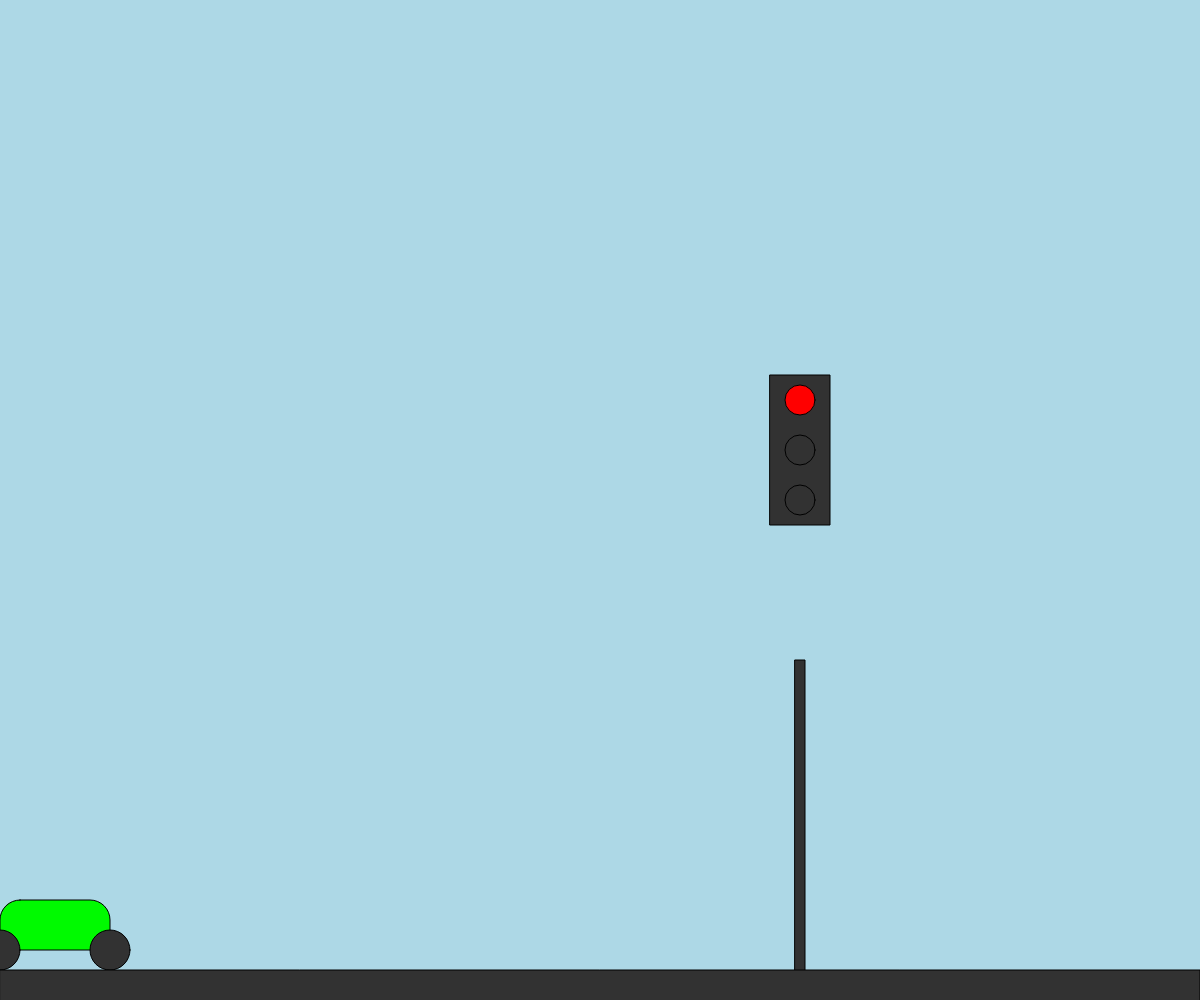
Frame 1 (no input)
Frame 60 (no input): identical to frame 1, image omitted
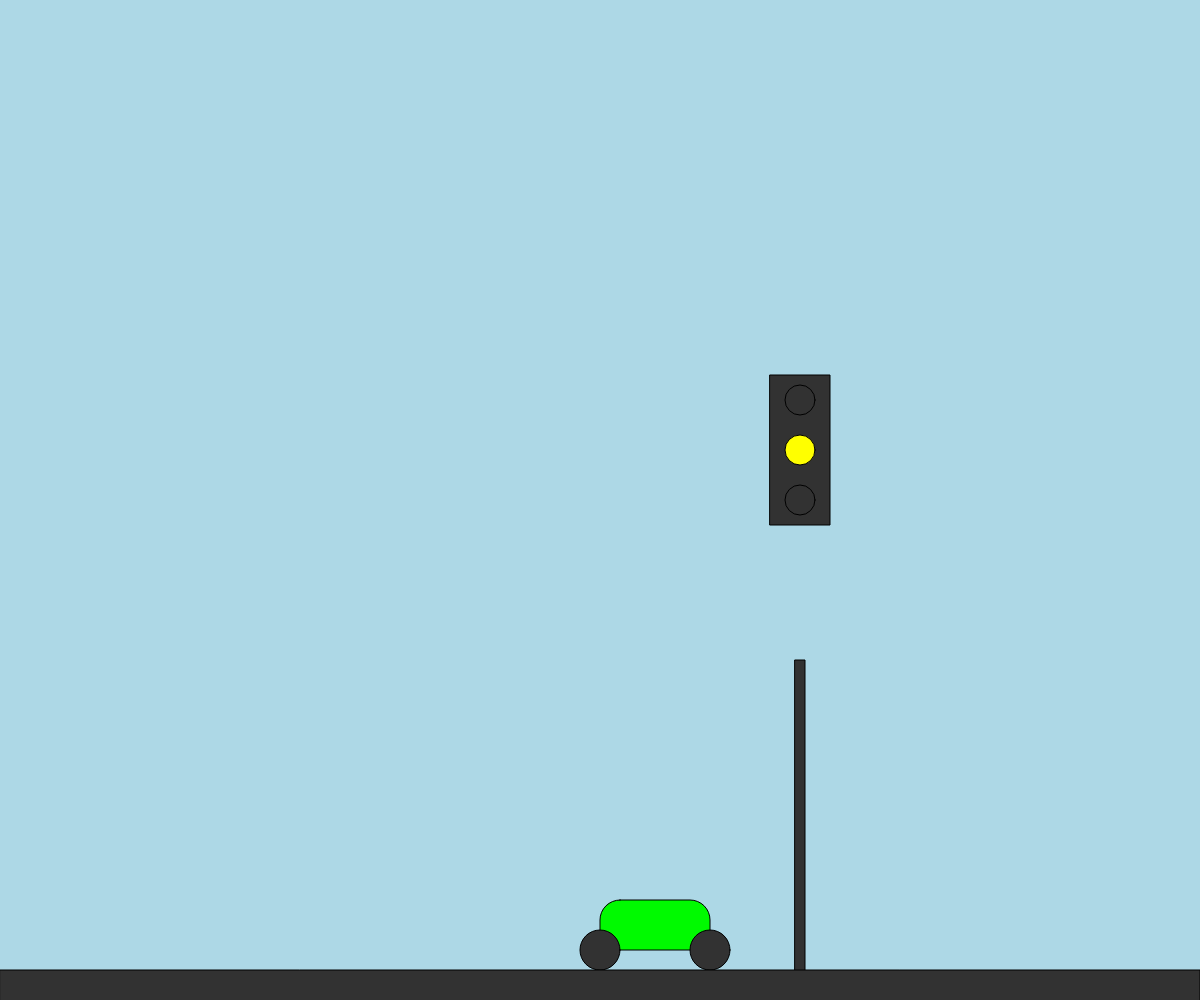
Frame 120 (the mouse pressed at the canvas centre since frame 60)

The p5.js sketch that drew these frames (run headless with seeded random() and noise() and a simulated clock; from frame 60 on, the mouse is pressed at the canvas centre):

// p5.js sketch
// ── sketch.js
function setup() {

    canvas = createCanvas(windowWidth, windowHeight);
    canvas.position(0, 0);
    textAlign(CENTER, CENTER);
  }

function windowResized() {
    resizeCanvas(windowWidth, windowHeight);
    canvas.position(0, 0);
    canvas.style('z-index', '1');
  }
  
  function draw() {
    background(	173, 216, 230);

    //traffic light box
    fill(50)
    rectMode(CENTER);    
    rect(2*windowWidth/3, windowHeight - 180, 10, 320);
    rect(2*windowWidth/3, windowHeight/2 - 50, 60, 150);
    rectMode(CORNER);


    //the car
    fill(0, 250, 0);
	rect(mouseX, windowHeight - 100, 110, 50, 20);
	fill(50);
	ellipse(mouseX, windowHeight - 50, 40, 40);
	ellipse(mouseX + 110, windowHeight - 50, 40, 40);

    //ground
    fill(50);
    rect(0, windowHeight - 30, windowWidth, 50);

    //traffic light
    if(mouseX < windowWidth/3){
        fill(255, 0, 0);
    } else {
        fill(50);
    }
    circle(2*windowWidth/3, windowHeight/2 - 100, 30);

    if(mouseX < 2*windowWidth/3 - 100 && mouseX > windowWidth/3){
        fill(255,255,0);
    } else {
        fill(50);
    }
    circle(2*windowWidth/3, windowHeight/2 - 50, 30);

    if(mouseX > 2*windowWidth/3 - 100){
        fill(0,255,0);
    } else {
        fill(50);
    }
    
    circle(2*windowWidth/3, windowHeight/2, 30);

    

    

    


    
  }
